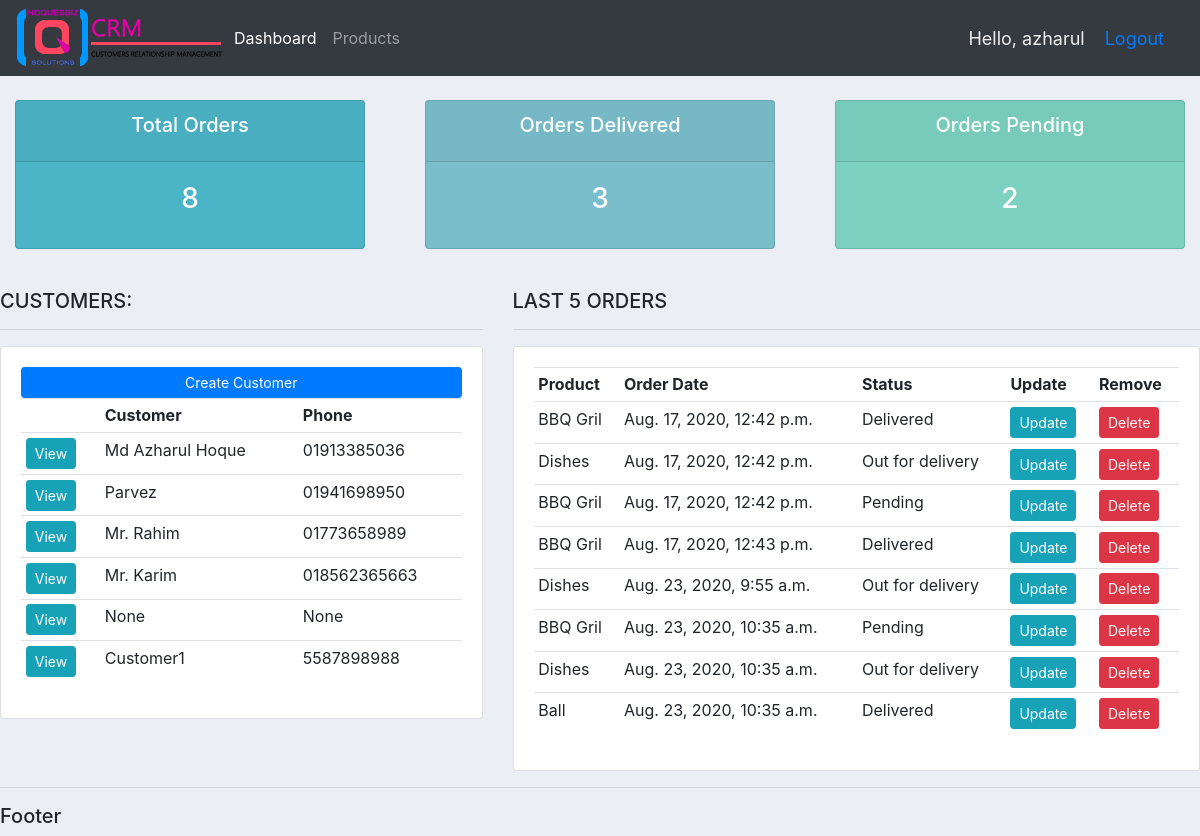
Before: / (signed in) with the older database file.
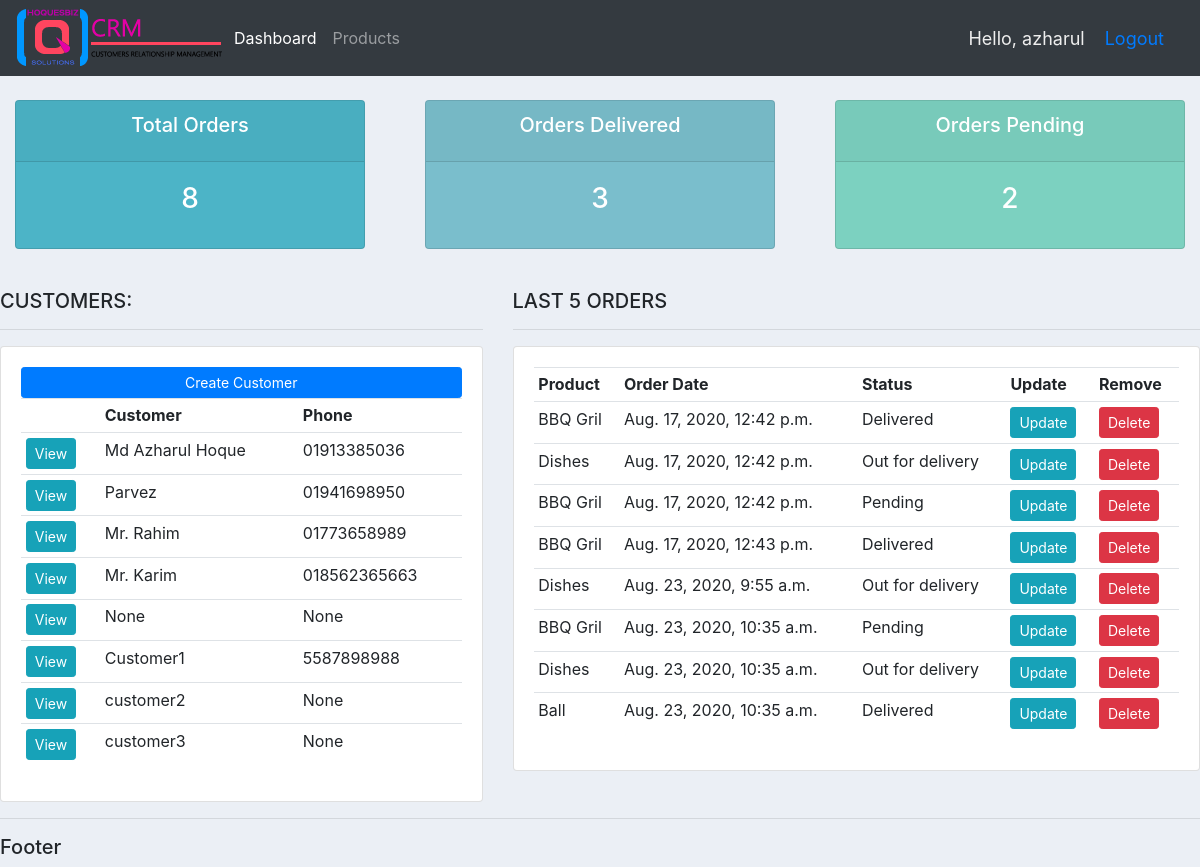
After: the same page with the newer database file.
### accounts/models.py (models this page shows, shortened)
class Customer(models.Model):
    user = models.OneToOneField(User, null=True, on_delete=models.CASCADE)
    name = models.CharField(max_length=200, null=True)
    phone = models.CharField(max_length=200, null=True)
    email = models.CharField(max_length=200, null=True)
    profile_pic = models.ImageField(default='profile1.png', null=True, blank=True)
    date_created = models.DateTimeField(auto_now_add=True, null=True)

class Order(models.Model):
    STATUS = (
        ('Pending', 'Pending'),
        ('Out for delivery', 'Out for delivery'),
        ('Delivered', 'Delivered'),
    )
    customer = models.ForeignKey(Customer, null=True, on_delete=models.SET_NULL)
    product = models.ForeignKey(Product, null=True, on_delete=models.SET_NULL)
    date_created = models.DateTimeField(auto_now_add=True, null=True)
    status = models.CharField(max_length=200, null=True, choices=STATUS)
    note = models.CharField(max_length=1000, null=True)

class Product(models.Model):
    CATEGORY = (
        ('Indoor', 'Indoor'),
        ('Out Door', 'Out Door'),
    )
    name = models.CharField(max_length=200, null=True)
    price = models.FloatField(null=True)
    category = models.CharField(max_length=200, null=True, choices=CATEGORY)
    description = models.CharField(max_length=200, null=True, blank=True)
    date_created = models.DateTimeField(auto_now_add=True, null=True)
    tags = models.ManyToManyField(Tag)
    def __str__(self):
        return self.name

### accounts/decorators.py (the view)
    def wrapper_func(request, *args, **kwargs):
        group = None
        if request.user.groups.exists():
            group = request.user.groups.all()[0].name
        if group == 'customer':
            return redirect('user-page')
        if group == 'admin':
            return view_func(request, *args, **kwargs)
        return HttpResponse('You are not authorized to view this page')

### accounts/views.py (called while the page is built)
@login_required(login_url='login')
@admin_only
def home(request):
    orders = Order.objects.all()
    customers = Customer.objects.all()
    total_customer = customers.count()
    total_orders = orders.count()
    order_delivered = orders.filter(status='Delivered').count()
    order_pending = orders.filter(status='Pending').count()
    context = {'customers': customers,
                   'orders':orders,
                   'total_customer':total_customer,
                   'total_orders':total_orders,
                   'order_delivered':order_delivered,
                   'order_pending':order_pending,
                   }
    return render(request, 'accounts/dashboard.html', context)

### accounts/templates/accounts/dashboard.html
{% extends 'accounts/main.html' %}
    {% block content %}
        {% include 'accounts/status.html' %}
        <br>
        <div class="row">
            <div class="col-md-5">
                <h5>CUSTOMERS:</h5>
                <hr>
                <div class="card card-body">
                    <a href="" class="btn btn-primary btn-sm btn-block">Create Customer</a>
                    <table class="table table-sm">
                        <tr>
                            <th></th>
                            <th>Customer</th>
                            <th>Phone</th>
                        </tr>
                        {% for customer in customers %}
                            <tr>
                                <td><a class="btn btn-sm btn-info" href="{% url 'customer' customer.id %}">View</a></td>
                                <td>{{ customer.name }}</td>
                                <td>{{ customer.phone }}</td>
                            </tr>
                        {% endfor %}
                    </table>
                </div>
            </div>
            <div class="col-md-7">
                <h5>LAST 5 ORDERS</h5>
                <hr>
                <div class="card card-body">
                    <table class="table table-sm">
                        <tr>
                            <th>Product</th>
                            <th>Order Date</th>
                            <th>Status</th>
                            <th>Update</th>
                            <th>Remove</th>
                        </tr>
                        {% for order in orders %}
                            <tr>
                                <td>{{ order.product }}</td>
                                <td>{{ order.date_created }}</td>
                                <td>{{ order.status }}</td>
                                <td><a class="btn btn-sm btn-info" href="{% url 'update_order' order.id %}">Update</a></td>
                                <td><a class="btn btn-sm btn-danger" href="{% url 'delete_order' order.id %}">Delete</a></td>
                            </tr>
                        {% endfor %}
                    </table>
                </div>
            </div>
        </div>
    {% endblock %}

### accounts/templates/accounts/main.html (shortened to what this page needs)
{% load static %}
<!DOCTYPE html>
<html lang="en">
    <head>
        <link rel="stylesheet" href="https://maxcdn.bootstrapcdn.com/bootstrap/4.0.0/css/bootstrap.min.css">
        <link rel="stylesheet" href="{% static '/css/main.css' %}">
    </head>
    <body>
        {% include 'accounts/navbar.html' %}
        {% block content %}
        {% endblock %}
        <hr>
        <h5>Footer</h5>
    </body>
</html>

### accounts/templates/accounts/navbar.html (shortened to what this page needs)
{% load static %}
<nav class="navbar navbar-expand-lg navbar-dark bg-dark">
    <img src="{% static '/images/nav_logo.png' %}" alt="">
  <div class="collapse navbar-collapse" id="navbarNav">
    <ul class="navbar-nav">
      {% if request.user.is_staff %}
        <li class="nav-item active">
          <a class="nav-link" href="{% url 'home' %}">Dashboard</a>
        </li>
        <li class="nav-item">
          <a class="nav-link" href="{% url 'products' %}">Products</a>
        </li>
      {% else %}
        <li class="nav-item">
          <a class="nav-link" href="{% url 'account' %}">Settings</a>
        </li>
      {% endif %}
    </ul>
  </div>
  <span class="hello-msg">Hello, {{ request.user }}</span>
  <span class="hello-msg"><a href="{% url 'logout' %}">Logout</a></span>
</nav>

### accounts/templates/accounts/status.html
<br>
<div class="row">
	<div class="col">
		<div class="col-md">
			<div class="card text-center text-white  mb-3" id="total-orders">
			  	<div class="card-header">
			  		<h5 class="card-title">Total Orders</h5>
			  	</div>
			  	<div class="card-body">
			    	<h3 class="card-title">{{ total_orders }}</h3>
			  	</div>
			</div>
		</div>
	</div>
	<div class="col">
		<div class="col-md">
			<div class="card text-center text-white  mb-3" id="orders-delivered">
			  	<div class="card-header">
			  		<h5 class="card-title">Orders Delivered</h5>
			  	</div>
			  	<div class="card-body">
			    	<h3 class="card-title">{{ order_delivered }}</h3>
			  	</div>
			</div>
		</div>
	</div>
	<div class="col">
		<div class="col-md">
			<div class="card text-center text-white  mb-3" id="orders-pending">
			  	<div class="card-header">
			  		<h5 class="card-title">Orders Pending</h5>
			  	</div>
			  	<div class="card-body">
			    	<h3 class="card-title">{{ order_pending }}</h3>
			  	</div>
			</div>
		</div>
	</div>
</div>

### static/css/main.css (style rules this page uses)
body { background-color: #ebeff5; }
#total-orders { background-color: #4cb4c7; }
#orders-delivered { background-color: #7abecc; }
#orders-pending { background-color: #7CD1C0; }

### accounts/templates/accounts/navbar.html (style rules this page uses)
.hello-msg { font-size: 18px; color: #eee; margin-right: 20px; }

Changed rows visible on the page:
added Customer: name "customer2", phone "None"
added Customer: name "customer3", phone "None"
